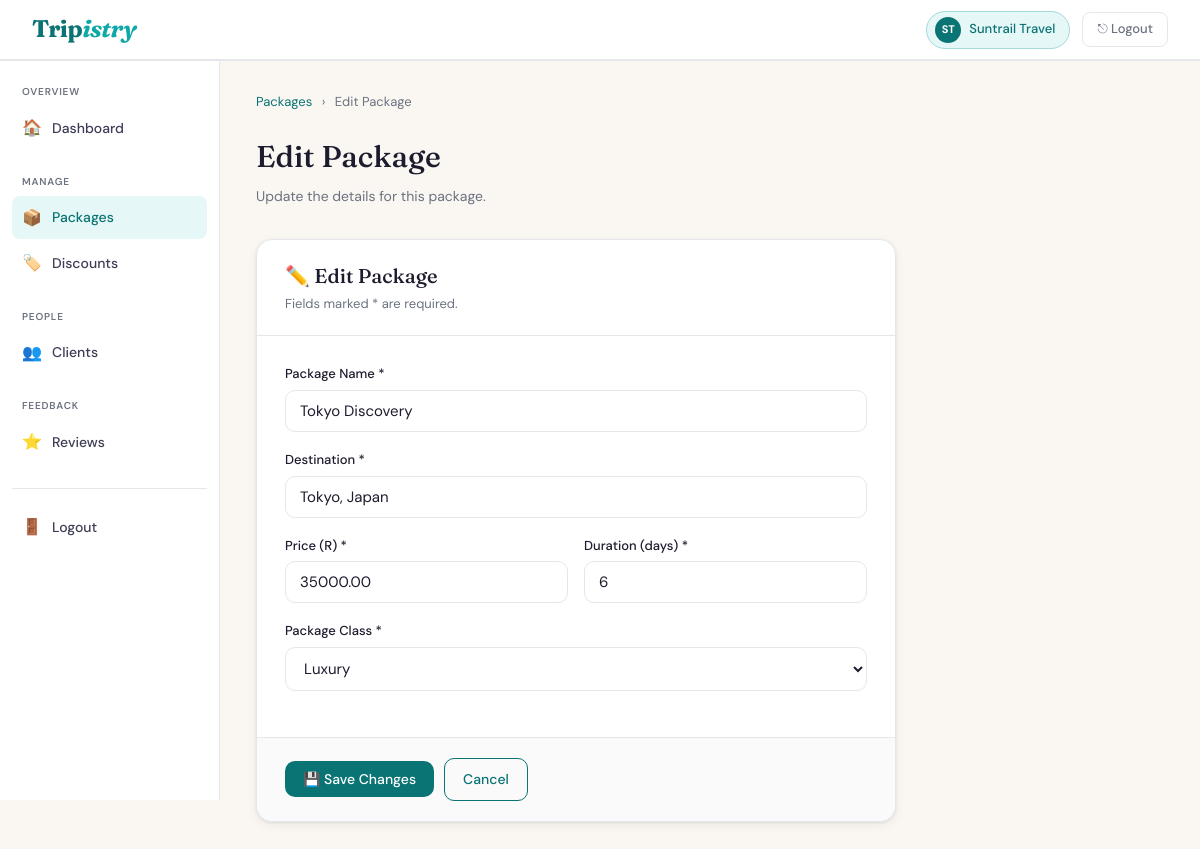
The app's page /Agency/package_form.php?id=3 (signed in) with its own data.
### tables this page shows
CREATE TABLE IF NOT EXISTS `agencies` (
  `AgentID` int(11) NOT NULL AUTO_INCREMENT,
  `UserID` int(11) NOT NULL,
  `Name` varchar(100) NOT NULL,
  PRIMARY KEY (`AgentID`),
  UNIQUE KEY `UserID` (`UserID`),
  CONSTRAINT `fk_ag_user` FOREIGN KEY (`UserID`) REFERENCES `users` (`UserID`) ON DELETE CASCADE ON UPDATE CASCADE
);

CREATE TABLE IF NOT EXISTS `packinfo` (
  `InfoID` int(11) NOT NULL AUTO_INCREMENT,
  `PackID` int(11) NOT NULL,
  `Name` varchar(150) NOT NULL,
  `Destination` varchar(150) NOT NULL,
  `Duration` int(11) NOT NULL,
  `Class` varchar(20) NOT NULL DEFAULT 'Standard' CHECK (`Class` in ('Standard','Premium','Luxury')),
  PRIMARY KEY (`InfoID`),
  UNIQUE KEY `PackID` (`PackID`),
  CONSTRAINT `fk_pi_pack` FOREIGN KEY (`PackID`) REFERENCES `packages` (`PackID`) ON DELETE CASCADE ON UPDATE CASCADE
);

CREATE TABLE IF NOT EXISTS `packages` (
  `PackID` int(11) NOT NULL AUTO_INCREMENT,
  `AgentID` int(11) NOT NULL,
  `Price` decimal(10,2) NOT NULL,
  PRIMARY KEY (`PackID`),
  KEY `fk_pack_agent` (`AgentID`),
  CONSTRAINT `fk_pack_agent` FOREIGN KEY (`AgentID`) REFERENCES `agencies` (`AgentID`) ON UPDATE CASCADE
);

### Agency/package_form.php (the view, shortened to what this page needs)
<?php
$pdo = getDB();
$agentID    = (int) $_SESSION['AgentID'];
$stmtName = $pdo->prepare("SELECT Name FROM agencies WHERE AgentID = ?");
$stmtName->execute([$agentID]);
$agencyName = htmlspecialchars($stmtName->fetchColumn() ?: 'Your Agency');
$words      = explode(' ', $agencyName);
$initials   = strtoupper(substr($words[0], 0, 1) . (isset($words[1]) ? substr($words[1], 0, 1) : ''));
$editID  = isset($_GET['id']) ? (int) $_GET['id'] : 0;
$isEdit  = $editID > 0;
$fields = [
    'Name'        => '',
    'Destination' => '',
    'Price'       => '',
    'Duration'    => '',
    'Class'       => 'Standard',
];
if ($isEdit) {
    $stmt = $pdo->prepare("
        SELECT p.PackID, p.Price, pi.Name, pi.Destination, pi.Duration, pi.Class
        FROM packages p
        JOIN packinfo pi ON pi.PackID = p.PackID
        WHERE p.PackID = ? AND p.AgentID = ?
    ");
    $stmt->execute([$editID, $agentID]);
    $existing = $stmt->fetch(PDO::FETCH_ASSOC);
    $fields = [
        'Name'        => $existing['Name'],
        'Destination' => $existing['Destination'],
        'Price'       => $existing['Price'],
        'Duration'    => $existing['Duration'],
        'Class'       => $existing['Class'],
    ];
}
$pageTitle = $isEdit ? 'Edit Package' : 'New Package';
$pageDesc  = $isEdit ? 'Update the details for this package.' : 'Fill in the details to create a new travel package.';
?>
<!DOCTYPE html>
<html lang="en">
<head>
  <link rel="stylesheet" href="css/agency.css">
</head>
<body>
<nav class="navbar">
  <a href="agency_dashboard.php" class="nav-logo">Trip<em>istry</em></a>
  <div class="nav-right">
    <div class="nav-agency-badge">
      <div class="avatar"><?= $initials ?></div>
      <?= $agencyName ?>
    </div>
    <a href="../logout.php" class="btn-logout">⎋ Logout</a>
  </div>
</nav>
<div class="dashboard-layout">
  <aside class="sidebar">
    <div class="sidebar-section">
      <span class="sidebar-label">Overview</span>
      <a href="agency_dashboard.php"><span class="icon">🏠</span> Dashboard</a>
    </div>
    <div class="sidebar-section">
      <span class="sidebar-label">Manage</span>
      <a href="packages.php" class="active"><span class="icon">📦</span> Packages</a>
      <a href="discounts.php"><span class="icon">🏷️</span> Discounts</a>
    </div>
    <div class="sidebar-section">
      <span class="sidebar-label">People</span>
      <a href="clients.php"><span class="icon">👥</span> Clients</a>
    </div>
    <div class="sidebar-section">
      <span class="sidebar-label">Feedback</span>
      <a href="reviews.php"><span class="icon">⭐</span> Reviews</a>
    </div>
    <hr class="sidebar-divider">
    <a href="../logout.php"><span class="icon">🚪</span> Logout</a>
  </aside>
  <main class="main-content">
    <div style="font-size:13px;color:var(--muted);margin-bottom:20px;">
      <a href="packages.php" style="color:var(--teal);">Packages</a>
      <span style="margin:0 6px;">›</span>
      <span><?= $pageTitle ?></span>
    </div>
    <div class="page-header">
      <h1><?= $pageTitle ?></h1>
      <p><?= $pageDesc ?></p>
    </div>
    <div class="form-card">
      <div class="form-card-header">
        <h2><?= $isEdit ? '✏️ Edit Package' : '📦 Package Details' ?></h2>
        <p>Fields marked * are required.</p>
      </div>
      <form method="POST" action="package_form.php<?= $isEdit ? '?id=' . $editID : '' ?>">
        <div class="form-card-body">
          <div class="form-group">
            <label for="Name">Package Name *</label>
            <input
              type="text"
              id="Name"
              name="Name"
              class="form-control"
              placeholder="e.g. Paris Romantic Escape"
              value="<?= htmlspecialchars($fields['Name']) ?>"
              maxlength="150"
              required
            >
          </div>
          <div class="form-group">
            <label for="Destination">Destination *</label>
            <input
              type="text"
              id="Destination"
              name="Destination"
              class="form-control"
              placeholder="e.g. Paris, France"
              value="<?= htmlspecialchars($fields['Destination']) ?>"
              maxlength="150"
              required
            >
          </div>
          <div class="form-row">
            <div class="form-group">
              <label for="Price">Price (R) *</label>
              <input
                type="number"
                id="Price"
                name="Price"
                class="form-control"
                placeholder="e.g. 25000"
                value="<?= htmlspecialchars($fields['Price']) ?>"
                min="1"
                step="0.01"
                required
              >
            </div>
            <div class="form-group">
              <label for="Duration">Duration (days) *</label>
              <input
                type="number"
                id="Duration"
                name="Duration"
                class="form-control"
                placeholder="e.g. 7"
                value="<?= htmlspecialchars($fields['Duration']) ?>"
                min="1"
                max="365"
                required
              >
            </div>
          </div>
          <div class="form-group">
            <label for="Class">Package Class *</label>
            <select id="Class" name="Class" class="form-control" required>
              <option value="Luxury" <?= $fields['Class'] === 'Luxury' ? 'selected' : '' ?>>
                Luxury
              </option>
            </select>
          </div>
        </div>
        <div class="form-actions">
          <button type="submit" class="btn btn-primary">
            <?= $isEdit ? '💾 Save Changes' : '+ Create Package' ?>
          </button>
          <a href="packages.php" class="btn btn-outline">Cancel</a>
        </div>
      </form>
    </div>
  </main>
</div>
</body>
</html>

### Agency/css/agency.css (style rules this page uses)
:root { --teal: #0a7373; --teal-d: #065858; --teal-l: #0fa8a8; --teal-pale: #e6f7f7; --sand: #faf7f2; --ink: #1c1c2e; --ink-2: #3d3d55; --muted: #6b7280; --border: #e5e7eb; --white: #ffffff; --red: #dc2626; --green: #16a34a; --gold: #d97706; --purple: #9333ea; --radius: 10px; --radius-lg: 16px; --shadow: 0 1px 3px rgba(0,0,0,.08), 0 4px 12px rgba(0,0,0,.05); --shadow-md: 0 4px 16px rgba(0,0,0,.10); }
*, *::before, *::after { box-sizing: border-box; margin: 0; padding: 0; }
body { font-family: 'DM Sans', sans-serif; background: var(--sand); color: var(--ink); font-size: 15px; line-height: 1.6; min-height: 100vh; }
a { color: var(--teal); text-decoration: none; }
.navbar { background: var(--white); border-bottom: 1px solid var(--border); display: flex; align-items: center; justify-content: space-between; padding: 0 32px; height: 60px; position: sticky; top: 0; z-index: 100; box-shadow: 0 1px 0 var(--border); }
.nav-logo { font-family: 'Fraunces', serif; font-size: 24px; font-weight: 700; color: var(--teal); letter-spacing: -0.5px; }
.nav-logo em { font-style: italic; color: var(--teal-l); }
.nav-right { display: flex; align-items: center; gap: 12px; }
.nav-agency-badge { display: flex; align-items: center; gap: 8px; background: var(--teal-pale); border: 1px solid #a7d9d9; border-radius: 99px; padding: 5px 14px 5px 8px; font-size: 13px; font-weight: 500; color: var(--teal); }
.nav-agency-badge .avatar { width: 26px; height: 26px; border-radius: 50%; background: var(--teal); color: #fff; display: flex; align-items: center; justify-content: center; font-size: 11px; font-weight: 700; }
.btn-logout { padding: 6px 14px; border-radius: 8px; font-size: 13px; font-weight: 500; color: var(--muted); border: 1px solid var(--border); background: transparent; cursor: pointer; font-family: 'DM Sans', sans-serif; transition: all .15s; text-decoration: none; display: inline-flex; align-items: center; gap: 5px; }
.dashboard-layout { display: grid; grid-template-columns: 220px 1fr; gap: 0; min-height: calc(100vh - 60px); }
.sidebar { background: var(--white); border-right: 1px solid var(--border); padding: 24px 12px; position: sticky; top: 60px; height: calc(100vh - 60px); overflow-y: auto; }
.sidebar-section { margin-bottom: 24px; }
.sidebar-label { font-size: 10px; font-weight: 600; text-transform: uppercase; letter-spacing: .8px; color: var(--muted); padding: 0 10px; margin-bottom: 6px; display: block; }
.sidebar a { display: flex; align-items: center; gap: 10px; padding: 9px 10px; border-radius: 8px; font-size: 14px; font-weight: 500; color: var(--ink-2); transition: background .15s, color .15s; margin-bottom: 2px; }
.sidebar a .icon { font-size: 16px; width: 20px; text-align: center; }
.sidebar a:hover, .sidebar a.active { background: var(--teal-pale); color: var(--teal); }
.sidebar-divider { border: none; border-top: 1px solid var(--border); margin: 16px 0; }
.main-content { padding: 32px 36px 64px; overflow-x: hidden; }
.page-header { margin-bottom: 32px; }
.page-header h1 { font-family: 'Fraunces', serif; font-size: 30px; font-weight: 500; color: var(--ink); }
.page-header p { color: var(--muted); margin-top: 4px; font-size: 14px; }
.btn { display: inline-flex; align-items: center; gap: 6px; padding: 9px 18px; border-radius: var(--radius); font-size: 14px; font-weight: 500; font-family: 'DM Sans', sans-serif; cursor: pointer; border: none; transition: all .15s; text-decoration: none; }
.btn-primary { background: var(--teal); color: #fff; }
.btn-outline { background: transparent; color: var(--teal); border: 1.5px solid var(--teal); }
.form-group { margin-bottom: 18px; }
.form-group label { display: block; font-size: 13px; font-weight: 500; margin-bottom: 5px; }
.form-control { width: 100%; padding: 10px 14px; border: 1.5px solid var(--border); border-radius: var(--radius); font-size: 15px; font-family: 'DM Sans', sans-serif; background: var(--white); color: var(--ink); outline: none; transition: border-color .15s; }
select.form-control { cursor: pointer; }

### records on screen
agencies: Name "ST", Name "Suntrail Travel"
packinfo: Name "Tokyo Discovery", Destination "Tokyo, Japan", Price "35000.00", Duration "6", Class "Luxury"

### other values on screen
$pageTitle "Edit Package"
$pageDesc "Update the details for this package."
